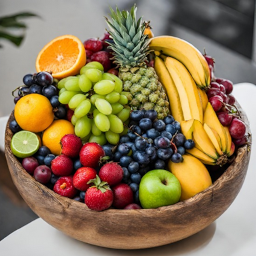
//> input picture conteudo/colorspace/frutas.png, 256 x 256 px
$ ./main frutas.png   (built with g++ and OpenCV 4)
//> lines starting //> are read from the running program, lines starting //| are printed output that depends on the picture
#include <iostream>
#include <opencv2/opencv.hpp>
#include <vector>

int main(int argc, char **argv)
{
    cv::Mat image;
    cv::Mat hsv, rgb, h, s, v;

    std::vector<cv::Mat> planes;
    int camera;
    double min, max;

    if (argc != 2)
    {
        std::cerr << "Uso: " << argv[0] << " <Image_Path>\n";
        return -1;
    }

    // Carregando a imagem colorida
    image = cv::imread(argv[1], cv::IMREAD_COLOR);
//> image is the input picture: 256 rows x 256 cols, CV_8UC3; mean B, G, R 86.1, 119, 140.6

    if (!image.data)
    {
        std::cerr << "Nao abriu " << argv[1] << std::endl;
        return -1;
    }

    // Exibindo a imagem original
    cv::namedWindow("image", cv::WINDOW_NORMAL);
    cv::imshow("image", image);

    // Separar os canais R, G e B e plota-los lado a lado
    cv::split(image, planes);
    cv::hconcat(planes[0], planes[1], rgb); // Concatene os canais R e G e salve em rgb temporariamente
    cv::hconcat(rgb, planes[2], rgb); // Concatene o canal B e salve em rgb
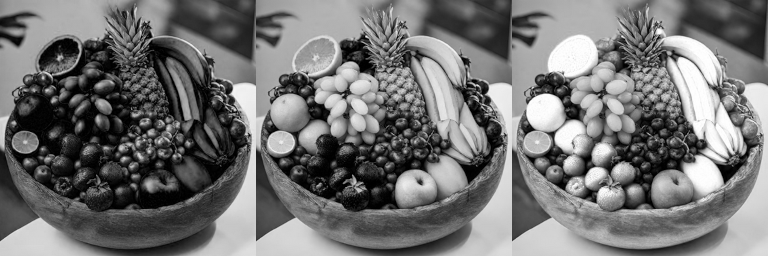
//> rgb: 256 rows x 768 cols, CV_8UC1; min 0, max 255, mean 115.2
    cv::imshow("rgb", rgb);

    // Converter para o espaço de cores de RGB para HSV (8 bits por canal: 0 a 255)
    cv::cvtColor(image, image, cv::COLOR_BGR2HSV_FULL);
//> image: 256 rows x 256 cols, CV_8UC3; mean H, S, V 79.7, 109.1, 144.9

    // Separar os canais H, S, e V e plota-los lado a lado
    cv::split(image, planes);
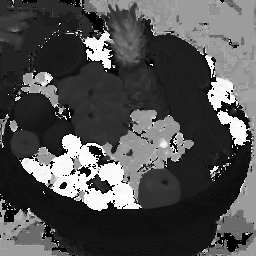
//> planes[0]: 256 rows x 256 cols, CV_8UC1; min 0, max 255, mean 79.7
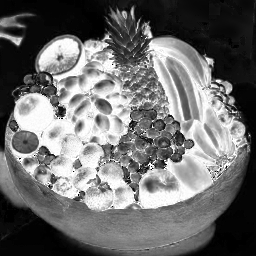
//> planes[1]: 256 rows x 256 cols, CV_8UC1; min 0, max 255, mean 109.1
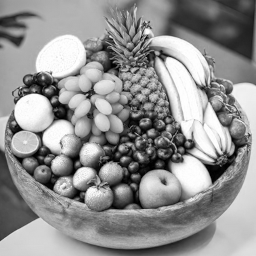
//> planes[2]: 256 rows x 256 cols, CV_8UC1; min 0, max 255, mean 144.9
    cv::hconcat(planes[0], planes[1], hsv);
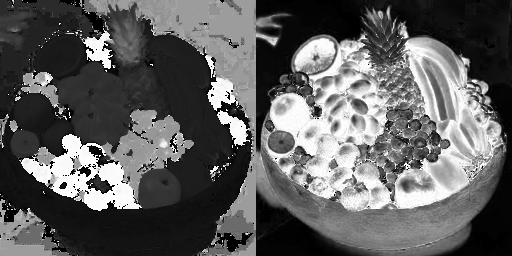
//> hsv: 256 rows x 512 cols, CV_8UC1; min 0, max 255, mean 94.4
    cv::hconcat(hsv, planes[2], hsv);
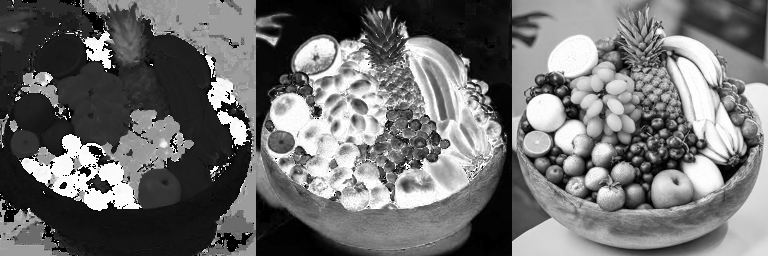
//> hsv: 256 rows x 768 cols, CV_8UC1; min 0, max 255, mean 111.2
    cv::imshow("hsv", hsv);

    // Aplicar colormap HSV no primeiro canal (H)
    // Observe como cores principais de cada objeto são destacadas
    cv::applyColorMap(planes[0], h, cv::COLORMAP_HSV); // Aplicando o colormap HSV no planes[0] e salvando em h
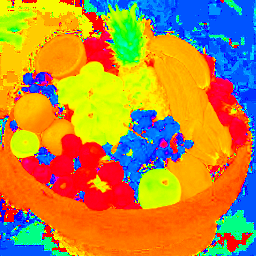
//> h: 256 rows x 256 cols, CV_8UC3; mean B, G, R 63.8, 136.9, 181.3
    cv::imshow("h", h);

    cv::waitKey();
}
